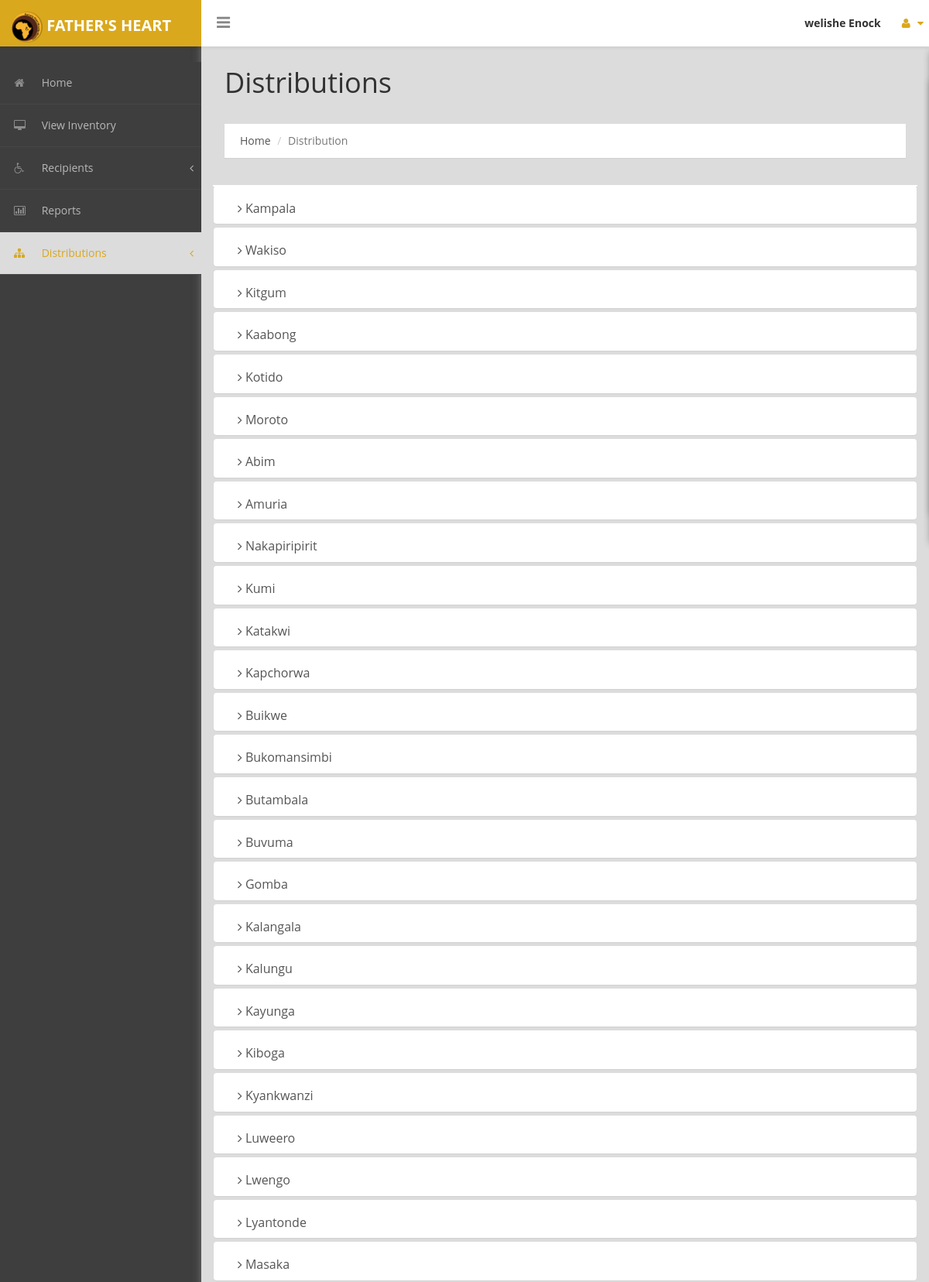
The page /welcome2.php (signed in, upper part) on the database its author committed.
### tables this page shows
CREATE TABLE IF NOT EXISTS `all_districts` (
  `id` int(11) NOT NULL AUTO_INCREMENT,
  `district` varchar(100) NOT NULL,
  `distribution` varchar(15) NOT NULL,
  PRIMARY KEY (`id`)
);

### welcome2.php (the view, shortened to what this page needs)
<?php
    require_once "includes/connect.php";
    $result = mysqli_query($connect, "SELECT * FROM all_districts");
?>
<!DOCTYPE html>
<html lang="en">
    <head>
        <link href="css/bootstrap.css" rel="stylesheet" />
        <link href="css/font-awesome.css" rel="stylesheet" />
        <link href="css/custom-styles.css" rel="stylesheet" />
        <link href="css/checkbox3.min.css" rel="stylesheet" />
    </head>
    <body>
        <div id="wrapper">
            <?php include "includes/header.php"; ?>
        <div id="page-wrapper">
		  <div class="header">
            <h1 class="page-header">
                Distributions
            </h1>
            <ol class="breadcrumb">
              <li><a href="index.php">Home</a></li>
              <li class="active">Distribution</li>
            </ol>
		 </div>
        <div id="page-inner">
            <div class="row">
            <div class="panel panel-group" id="accordion-alt3">
                <?php
                while($row = mysqli_fetch_array($result)){
                    $district = $row['district'];
                ?>
                    <div class="panel col-md-12">
                        <a data-toggle="collapse" data-parent="#accordion-alt3" href="#<?php echo $district;?>">
                         <div class="panel-heading">
                            <h4 class="panel-title">
                                <i class="fa fa-angle-right"></i> <?php echo $district; ?>
                            </h4>
                         </div>
                        </a>
                      </div>
                <?php }
                ?>
            </div>
            </div>
        </div>
        </div>
        </div>
    </body>
</html>

### css/custom-styles.css (style rules this page uses)
body { font-family: 'Open Sans', sans-serif; background: #3E3E3E; }
#wrapper { width: 100%; }
#page-wrapper { padding: 15px 15px; min-height: 800px; background: #DCDCDC; }
#page-inner { width:100%; margin:10px 20px 10px 0px; background-color:transparent; padding: 15px 30px; min-height:800px; }
h1, .h1, h2, .h2, h3, .h3 { margin-top: 7px; margin-bottom: -5px; }
h4 { padding-top:10px; }
.panel { border-radius:0px; }
#page-wrapper { position: relative; top: 55px; box-shadow: 0 0 10px #757575; -moz-box-shadow: 0 0 10px #757575; -webkit-box-shadow: 0 0 10px #757575; }
.breadcrumb { padding: 12px 10px 12px 20px; margin-bottom: 20px; list-style: none; border-radius: 0; -webkit-box-shadow: 0 1px 1px rgba(0,0,0,.05); box-shadow: 0 1px 1px rgba(0,0,0,.05);background: #fff; }
.page-header { margin: 0;border-bottom: 1px solid transparent;text-align: left;background-color: #dcdcdc;padding: 32px 22px 32px 0;color: #323232; }
.panel-heading { border-bottom: 1px solid transparent; border-top-left-radius: 3px; border-top-right-radius: 3px; }
.header { margin: 0 30px; }
@media (min-width:768px) { #page-wrapper { margin: 0 0 0 260px; padding: 0; min-height: 1200px; } }

### welcome2.php (style rules this page uses)
#page-wrapper { position: relative; }
a { color: #555; }

### rows shown on the page
all_districts: district "Kampala"
all_districts: district "Wakiso"
all_districts: district "Kitgum"
all_districts: district "Kaabong"
all_districts: district "Kotido"
all_districts: district "Moroto"
all_districts: district "Abim"
all_districts: district "Amuria"
all_districts: district "Nakapiripirit"
all_districts: district "Kumi"
all_districts: district "Katakwi"
all_districts: district "Kapchorwa"
all_districts: district "Buikwe"
all_districts: district "Bukomansimbi"
all_districts: district "Butambala"
all_districts: district "Buvuma"
all_districts: district "Gomba"
all_districts: district "Kalangala"
all_districts: district "Kalungu"
all_districts: district "Kayunga"
all_districts: district "Kiboga"
all_districts: district "Kyankwanzi"
all_districts: district "Luweero"
all_districts: district "Lwengo"
all_districts: district "Lyantonde"
all_districts: district "Masaka"

### other values the page prints
$_SESSION['name'] "welishe Enock"
